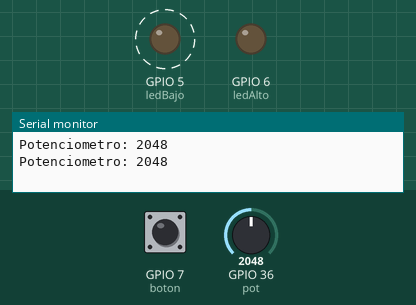
This sketch was run on a simulated ESP32. Parts: output pins drawn as LEDs (lit = HIGH), the last lines printed to the serial monitor. Dashed ring = blinking. Inputs (shaded band) come from the test bench; at power-on: GPIO 7 (boton) HIGH, GPIO 36 (pot) = 2048.

Above: at 0.8 s.
0.9 s: GPIO 7 (boton) pulled LOW for 0.15 s
At 1.27 s:
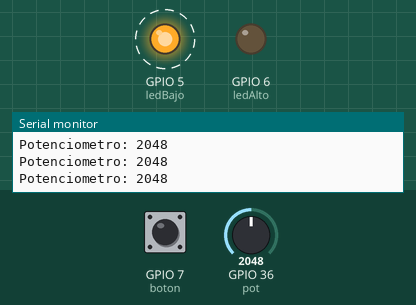
3.9 s: GPIO 7 (boton) pulled LOW for 3.2 s
At 4.4 s:
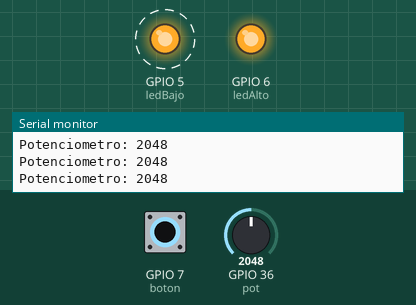
Timing chart, 0 to 14.6 s (numbered marks = the images above; inputs shaded):
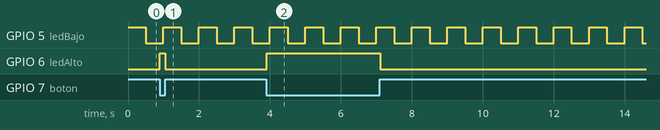

Measured:
- after the input at 0.9 s, GPIO 6 (ledAlto): LOW → HIGH at once, → LOW 0.15 s later
- after the input at 3.9 s, GPIO 6 (ledAlto): LOW → HIGH at once, → LOW 3.2 s later
- by itself, GPIO 5 (ledBajo): alternates HIGH for 0.50 s and LOW for 0.50 s

The sketch:

Reto_2.ino
```cpp
#include <Arduino.h>

// Pines
const int ledBajo = 5;      // LED de baja prioridad
const int ledAlto = 6;      // LED de alta prioridad
const int boton = 7;        // Botón
const int pot = A0;         // Potenciómetro

// Declaración de tareas
void TareaBaja(void *pvParameters);
void TareaMedia(void *pvParameters);
void TareaAlta(void *pvParameters);

void setup() {
  pinMode(ledBajo, OUTPUT);
  pinMode(ledAlto, OUTPUT);
  pinMode(boton, INPUT_PULLUP);

  Serial.begin(9600);

  // Crear tareas
  xTaskCreate(
    TareaBaja,
    "LED_Bajo",
    128,
    NULL,
    1,         // Prioridad baja
    NULL
  );

  xTaskCreate(
    TareaMedia,
    "Lectura_Pot",
    128,
    NULL,
    2,         // Prioridad media
    NULL
  );

  xTaskCreate(
    TareaAlta,
    "Boton",
    128,
    NULL,
    3,         // Prioridad alta
    NULL
  );

  vTaskStartScheduler(); // Inicia el planificador
}

void loop() {
  // No se usa con FreeRTOS
}

// 🔹 Tarea de baja prioridad: parpadeo cada 1000 ms
void TareaBaja(void *pvParameters) {
  (void) pvParameters;
  for (;;) {
    digitalWrite(ledBajo, HIGH);
    vTaskDelay(500 / portTICK_PERIOD_MS);
    digitalWrite(ledBajo, LOW);
    vTaskDelay(500 / portTICK_PERIOD_MS);
  }
}

// 🔹 Tarea de prioridad media: leer potenciómetro
void TareaMedia(void *pvParameters) {
  (void) pvParameters;
  for (;;) {
    int valor = analogRead(pot);
    Serial.print("Potenciometro: ");
    Serial.println(valor);
    vTaskDelay(500 / portTICK_PERIOD_MS);
  }
}

// 🔹 Tarea de prioridad alta: responder al botón
void TareaAlta(void *pvParameters) {
  (void) pvParameters;
  for (;;) {
    if (digitalRead(boton) == LOW) {
      digitalWrite(ledAlto, HIGH);
    } else {
      digitalWrite(ledAlto, LOW);
    }
    vTaskDelay(10 / portTICK_PERIOD_MS); // Anti-rebote ligero
  }
}
```
